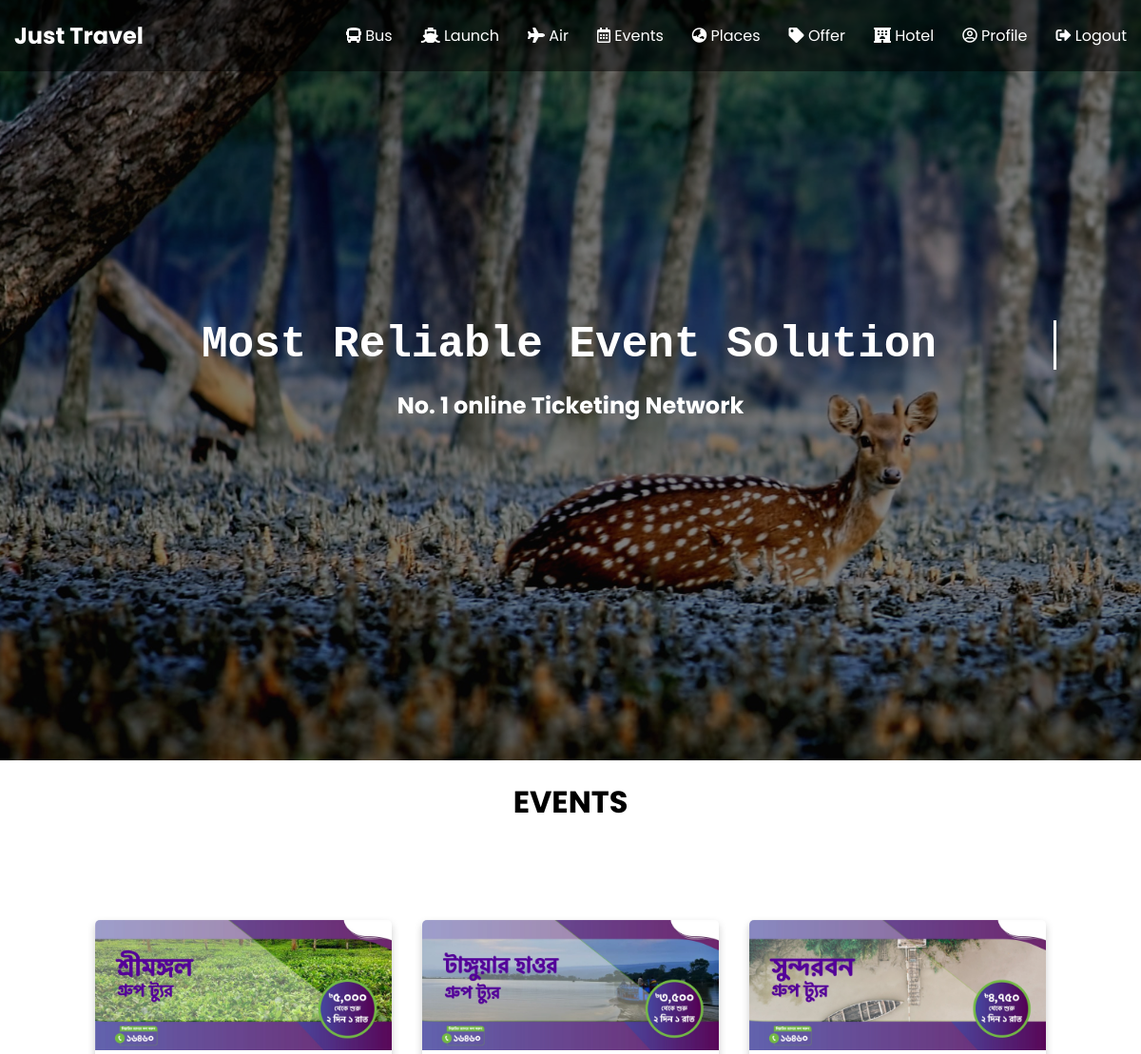
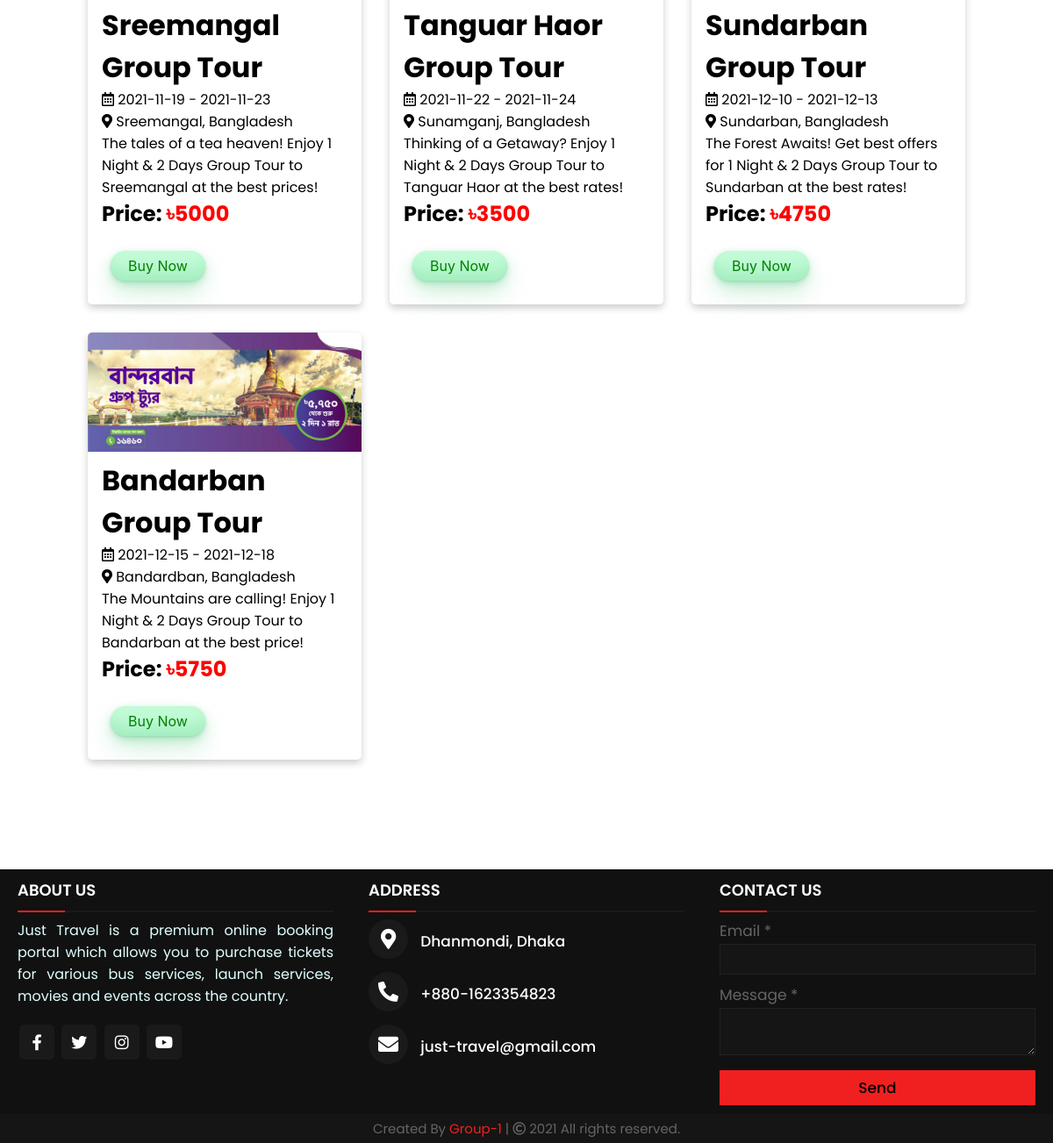
Page /view/reguser/event.php (signed in) on the committed database (2 pictures, top to bottom).
### tables this page shows
CREATE TABLE `event_ticket` (
  `event_id` int(255) NOT NULL,
  `event_name` varchar(255) NOT NULL,
  `event_location` varchar(255) NOT NULL,
  `event_ticket_price` int(255) NOT NULL,
  `event_details` varchar(255) NOT NULL,
  `event_start_date` date NOT NULL,
  `event_end_date` date NOT NULL,
  `event_image` varchar(255) NOT NULL,
  `event_ticket_availability` varchar(255) NOT NULL,
  `status` varchar(255) NOT NULL
);

### view/reguser/event.php (the view, shortened to what this page needs)
<?php
if (isset($_COOKIE['flag'])) {
?>
    <!DOCTYPE html>
    <html lang="en">
    <head>
        <link rel="stylesheet" href="https://use.fontawesome.com/releases/v5.15.4/css/all.css">
        <link rel="stylesheet" href="./styles/header.css">
        <link rel="stylesheet" href="./styles/banner.css">
        <link rel="stylesheet" href="./styles/footer.css">
        <link rel="stylesheet" href="./styles/text-animation.css">
        <link rel="stylesheet" href="./styles/event.css">
    </head>
    <body>
        <header>
            <?php include("./header.php") ?>
            <div class="banner wrapper">
                <div class="container">
                    <h1 class="typing-effect">Most Reliable Event Solution</h1>
                    <h2 class="">No. 1 online Ticketing Network</h2>
                </div>
            </div>
        </header>
        <main>
            <center>
                <h1>EVENTS</h1>
            </center>
            <div class="cards">
                <?php
                require("../../model/db.php");
                $query = "SELECT * FROM event_ticket where status='approved'";
                $query_run = mysqli_query($connection, $query);
                $check_event = mysqli_num_rows($query_run) > 0;
                if ($check_event) {
                    while ($row = mysqli_fetch_assoc($query_run)) {
                ?>
                        <form action="./booking-payment.php" method="POST">
                            <div class="card">
                                <img src="<?php echo $row['event_image']; ?>" alt="" style="width:100%">
                                <div class="card-container">
                                    <h1><?php echo $row['event_name']; ?></h1>
                                    <div>
                                        <p><i class="far fa-calendar-alt fa-1x"></i>&nbsp;<?php echo $row['event_start_date']; ?> - <?php echo $row['event_end_date']; ?></p>
                                    </div>
                                    <div>
                                        <p><i class="fas fa-map-marker-alt" style="color:black;"></i>&nbsp;<?php echo $row['event_location']; ?></p>
                                    </div>
                                    <div>
                                        <p><?php echo $row['event_details']; ?></p>
                                    </div>
                                    <div>
                                        <h2>Price: <span style="color:red;">৳<?php echo $row['event_ticket_price']; ?></span></h2>
                                    </div>
                                    <div style="margin: 25px 10px 25px 10px;">
                                        <input type="submit" class="event-ticket-buy-btn" role="button" value="Buy Now">
                                    </div>
                                </div>
                            </div>
                        </form>
                <?php
                    }
                } else {
                    echo "No event found";
                }
                ?>
            </div>
        </main>
        <footer>
            <?php
            include './footer.php';
            ?>
        </footer>
    </body>
    </html>
<?php
} else {
    header('location: ../../control/user-login.php');
}
?>

### view/reguser/header.php
<nav class="nav">
    <div class="container">
        <h1 class="logo"><a href="/">Just Travel</a></h1>
        <ul>
            <li><a href="bus.php"><i class="header-icon fas fa-bus icon"></i>&nbsp;Bus</a></li>
            <li><a href="launch.php"><i class="header-icon fas fa-ship icon"></i>&nbsp;Launch</a></li>
            <li><a href="air.php"><i class="header-icon fas fa-plane icon"></i>&nbsp;Air</a></li>
            <li><a href="event.php"><i class="header-icon far fa-calendar-alt icon"></i>&nbsp;Events</a></li>
            <li><a href="places.php"><i class="header-icon fas fa-globe-asia icon"></i>&nbsp;Places</a></li>
            <li><a href="offers.php"><i class="header-icon fas fa-tag icon"></i>&nbsp;Offer</a></li>
            <li><a href="hotel.php"><i class="header-icon fas fa-hotel icon"></i>&nbsp;Hotel</a></li>
            <li><a href="profile.php"><i class="header-icon far fa-user-circle icon"></i>&nbsp;Profile</a></li>
            <li><a href="../../control/logout.php"><i class="header-icon fas fa-sign-out-alt icon"></i>&nbsp;Logout</a></li>
        </ul>
    </div>
</nav>

### view/reguser/footer.php
<div class="main-content">
    <div class="left box">
        <h2>About us</h2>
        <div class="content">
            <p>Just Travel is a premium online booking portal which allows you to purchase tickets for various bus services, launch services, movies and events across the country.</p>
            <div class="social">
                <a href="https://facebook.com/"><span class="footer-icon fab fa-facebook-f"></span></a>
                <a href="https://www.twitter.com/"><span class="footer-icon fab fa-twitter"></span></a>
                <a href="https://instagram.com/"><span class="footer-icon fab fa-instagram"></span></a>
                <a href="https://youtube.com/"><span class="footer-icon fab fa-youtube"></span></a>
            </div>
        </div>
    </div>
    <div class="center box">
        <h2>Address</h2>
        <div class="content">
            <div class="place">
                <span class="footer-icon fas fa-map-marker-alt"></span>
                <span class="text">Dhanmondi, Dhaka</span>
            </div>
            <div class="phone">
                <span class="footer-icon fas fa-phone-alt"></span>
                <span class="text">+880-1623354823</span>
            </div>
            <div class="email">
                <span class="footer-icon fas fa-envelope"></span>
                <span class="text">just-travel@gmail.com</span>
            </div>
        </div>
    </div>
    <div class="right box">
        <h2>Contact us</h2>
        <div class="content">
            <form action="#">
                <div class="email">
                    <div class="text">Email *</div>
                    <input type="email" class="inputText" required>
                </div>
                <div class="msg">
                    <div class="text">Message *</div>
                    <textarea rows="2" cols="25" class="inputText" required></textarea>
                </div>
                <div class="btn">
                    <button type="submit">Send</button>
                </div>
            </form>
        </div>
    </div>
</div>
<div class="bottom">
    <center>
        <span class="credit">Created By <a href="">Group-1</a> | </span>
        <span class="far fa-copyright"></span><span> 2021 All rights reserved.</span>
    </center>
</div>

### view/reguser/styles/header.css (style rules this page uses)
* { box-sizing: border-box; margin: 0; padding: 0; color: #000000 }
body { font-family: 'Open Sans', sans-serif; color: #222; padding-bottom: 50px; }
.container { max-width: 1200px; margin: 0 auto; }
.nav { position: fixed; background-color: rgba(0, 0, 0, 0.5); top: 0; left: 0; right: 0; transition: all 0.3s ease-in-out; }
.nav .container { display: flex; justify-content: space-between; align-items: center; padding: 20px 0; transition: all 0.3s ease-in-out; }
.nav ul { display: flex; list-style-type: none; align-items: center; justify-content: center; }
.nav .icon { color: #fff; text-decoration: none; transition: all 0.3s ease-in-out; }
.nav a { color: white; text-decoration: none; padding: 7px 15px; transition: all 0.3s ease-in-out; }

### view/reguser/styles/banner.css (style rules this page uses)
.banner { background-image: url('../images/banner-bg.jpg'); background-repeat: no-repeat; background-size: cover; background-position: bottom center; height: 100vh; color: #fff; display: flex; justify-content: center; align-items: center; text-align: center; position: relative; margin-bottom: 20px; z-index: -2; }
.banner::before { content: ''; position: absolute; top: 0; left: 0; width: 100%; height: 100%; background-color: rgba(0, 0, 0, 0.5); z-index: -1; }
.banner h1 { font-size: 46px; margin: -20px 0 20px; color: white; }
.banner h2 { color: white; }

### view/reguser/styles/footer.css (style rules this page uses)
* { margin: 0; padding: 0; box-sizing: border-box; font-family: 'Poppins', sans-serif; }
.content p { color: rgba(230, 230, 250, 0.794); }
.text,.footer-icon { color: white; }
footer { margin-top: 25px; width: 100%; background: #111; margin-top: 25px; position: absolute; }
.main-content { display: flex; }
.main-content .box { flex-basis: 50%; padding: 10px 20px; }
.box h2 { font-size: 1.125rem; font-weight: 600; text-transform: uppercase; color: white; }
.box .content { margin: 20px 0 0 0; position: relative; }
.box .content:before { position: absolute; content: ''; top: -10px; height: 2px; width: 100%; background: #1a1a1a; }
.box .content:after { position: absolute; content: ''; height: 2px; width: 15%; background: #f12020; top: -10px; }
.left .content p { text-align: justify; color: lightcyan; }
.left .content .social { margin: 20px 0 0 0; }
.left .content .social a { padding: 0 2px; }
.left .content .social a span { height: 40px; width: 40px; background: #1a1a1a; line-height: 40px; text-align: center; font-size: 18px; border-radius: 5px; transition: 0.3s; }
.center .content .footer-icon { font-size: 1.4375rem; background: #1a1a1a; height: 45px; width: 45px; line-height: 45px; text-align: center; border-radius: 50%; transition: 0.3s; cursor: pointer; }
.center .content .text { font-size: 1.0625rem; font-weight: 500; padding-left: 10px; }
.center .content .phone { margin: 15px 0; }
.right form .text { font-size: 1.0625rem; margin-bottom: 2px; color: #656565; }
.right form .msg { margin-top: 10px; }
.right form input, .right form textarea { width: 100%; font-size: 1.0625rem; background: #151515; padding-left: 10px; border: 1px solid #222222; }
.right form input { height: 35px; }
.right form .btn { margin-top: 10px; }
.right form .btn button { height: 40px; width: 100%; border: none; outline: none; background: #f12020; font-size: 1.0625rem; font-weight: 500; cursor: pointer; transition: .3s; }
.bottom center { padding: 5px; font-size: 0.9375rem; background: #151515; }
.bottom center span { color: #656565; }
.bottom center a { color: #f12020; text-decoration: none; }
.inputText { color: aqua; }

### view/reguser/styles/text-animation.css (style rules this page uses)
.wrapper { display: flex; align-items: center; justify-content: center; }
.typing-effect { width: 37ch; animation: typing 3s steps(40), blink .5s step-end infinite alternate; white-space: nowrap; overflow: hidden; border-right: 3px solid; font-family: monospace; }

### rows in the picture
event_ticket: event_image (picture), event_name "Sreemangal Group Tour", event_start_date "2021-11-19", event_end_date "2021-11-23", event_location "Sreemangal, Bangladesh", event_details "The tales of a tea heaven! Enjoy 1 Night & 2 Days Group Tour to Sreemangal at the best prices!", event_ticket_price "5000"
event_ticket: event_image (picture), event_name "Tanguar Haor Group Tour", event_start_date "2021-11-22", event_end_date "2021-11-24", event_location "Sunamganj, Bangladesh", event_details "Thinking of a Getaway? Enjoy 1 Night & 2 Days Group Tour to Tanguar Haor at the best rates!", event_ticket_price "3500"
event_ticket: event_image (picture), event_name "Sundarban Group Tour", event_start_date "2021-12-10", event_end_date "2021-12-13", event_location "Sundarban, Bangladesh", event_details "The Forest Awaits! Get best offers for 1 Night & 2 Days Group Tour to Sundarban at the best rates!", event_ticket_price "4750"
event_ticket: event_image (picture), event_name "Bandarban Group Tour", event_start_date "2021-12-15", event_end_date "2021-12-18", event_location "Bandardban, Bangladesh", event_details "The Mountains are calling! Enjoy 1 Night & 2 Days Group Tour to Bandarban at the best price!", event_ticket_price "5750"
